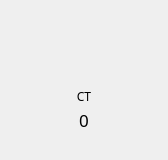
             <widget class="QFrame" name="frame_ct">
              <property name="minimumSize">
               <size>
                <width>168</width>
                <height>160</height>
               </size>
              </property>
              <property name="maximumSize">
               <size>
                <width>168</width>
                <height>160</height>
               </size>
              </property>
              <property name="styleSheet">
               <string notr="true"/>
              </property>
              <property name="frameShape">
               <enum>QFrame::NoFrame</enum>
              </property>
              <property name="frameShadow">
               <enum>QFrame::Sunken</enum>
              </property>
              <layout class="QGridLayout" name="gridLayout_9">
               <property name="leftMargin">
                <number>11</number>
               </property>
               <property name="topMargin">
                <number>11</number>
               </property>
               <property name="rightMargin">
                <number>11</number>
               </property>
               <property name="bottomMargin">
                <number>11</number>
               </property>
               <property name="horizontalSpacing">
                <number>0</number>
               </property>
               <property name="verticalSpacing">
                <number>3</number>
               </property>
               <item row="0" column="1">
                <spacer name="verticalSpacer_12">
                 <property name="orientation">
                  <enum>Qt::Vertical</enum>
                 </property>
                 <property name="sizeHint" stdset="0">
                  <size>
                   <width>20</width>
                   <height>29</height>
                  </size>
                 </property>
                </spacer>
               </item>
               <item row="1" column="0" colspan="2">
                <layout class="QHBoxLayout" name="horizontalLayout_7">
                 <item>
                  <spacer name="horizontalSpacer_14">
                   <property name="orientation">
                    <enum>Qt::Horizontal</enum>
                   </property>
                   <property name="sizeHint" stdset="0">
                    <size>
                     <width>33</width>
                     <height>55</height>
                    </size>
                   </property>
                  </spacer>
                 </item>
                 <item>
                  <widget class="QLabel" name="label_ct">
                   <property name="minimumSize">
                    <size>
                     <width>58</width>
                     <height>58</height>
                    </size>
                   </property>
                   <property name="maximumSize">
                    <size>
                     <width>58</width>
                     <height>58</height>
                    </size>
                   </property>
                   <property name="styleSheet">
                    <string notr="true"/>
                   </property>
                   <property name="text">
                    <string/>
                   </property>
                  </widget>
                 </item>
                 <item>
                  <spacer name="horizontalSpacer_15">
                   <property name="orientation">
                    <enum>Qt::Horizontal</enum>
                   </property>
                   <property name="sizeHint" stdset="0">
                    <size>
                     <width>33</width>
                     <height>55</height>
                    </size>
                   </property>
                  </spacer>
                 </item>
                </layout>
               </item>
               <item row="2" column="0" colspan="2">
                <widget class="QLabel" name="label_31">
                 <property name="font">
                  <font>
                   <family>微软雅黑</family>
                  </font>
                 </property>
                 <property name="styleSheet">
                  <string notr="true"/>
                 </property>
                 <property name="text">
                  <string>CT</string>
                 </property>
                 <property name="alignment">
                  <set>Qt::AlignCenter</set>
                 </property>
                </widget>
               </item>
               <item row="4" column="0">
                <spacer name="verticalSpacer_13">
                 <property name="orientation">
                  <enum>Qt::Vertical</enum>
                 </property>
                 <property name="sizeHint" stdset="0">
                  <size>
                   <width>20</width>
                   <height>29</height>
                  </size>
                 </property>
                </spacer>
               </item>
               <item row="3" column="0" colspan="2">
                <widget class="QLabel" name="label_deal_ct">
                 <property name="font">
                  <font>
                   <family>微软雅黑</family>
                   <pointsize>13</pointsize>
                   <kerning>true</kerning>
                  </font>
                 </property>
                 <property name="styleSheet">
                  <string notr="true"/>
                 </property>
                 <property name="text">
                  <string>0</string>
                 </property>
                 <property name="alignment">
                  <set>Qt::AlignCenter</set>
                 </property>
                </widget>
               </item>
              </layout>
             </widget>
